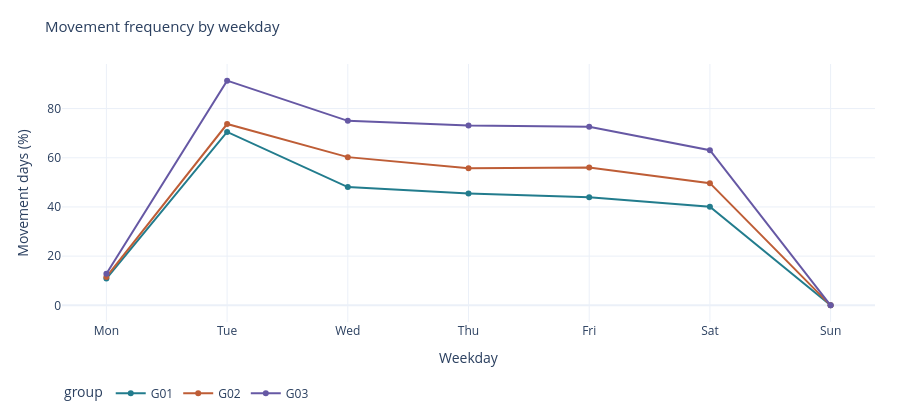

Notebook code cell kept with this figure:
### Markdown cell above
## 4 · Evidence on calendar timing

**Weekday activity.** For each account and weekday, we divide movement days by adjacent observed pairs and plot the median rate across accounts in each group. This shows when balances are more likely to move and motivates weekday predictors for daily changes. We examine signed-change autocorrelations separately to assess whether the previous week's balance path might repeat.

**Monthly inflow timing.** We identify the largest positive daily balance change in each complete month with a valid change on every day. Using 2020–2021, we estimate each account's preferred day by maximizing how often the peak falls within two calendar days of it. We fix that day and count matches in 2022. We report median account-level match rates and the number of accounts with at least six usable months in each period. This checks whether an account-specific calendar signal recurs. Because we fit these groups using history through 2022, we interpret the timing comparison descriptively. We rebuild groups at each forecast origin in Stage 3.

### Code cell
weekday = (
    calendar.group_by("account_id", "weekday")
    .agg((pl.col("movement_days").sum() / pl.col("eligible_pairs").sum()).alias("movement_rate"))
    .filter(pl.col("movement_rate").is_finite())
    .join(assignments.select("account_id", "group"), on="account_id")
    .group_by("group", "weekday")
    .agg((100 * pl.col("movement_rate").median()).alias("Movement days (%)"))
    .sort("group", "weekday")
    .with_columns(
        pl.col("weekday")
        .replace_strict(dict(enumerate(["Mon", "Tue", "Wed", "Thu", "Fri", "Sat", "Sun"], 1)))
        .alias("Weekday")
    )
)
fig = px.line(
    weekday.to_pandas(),
    x="Weekday",
    y="Movement days (%)",
    color="group",
    markers=True,
    color_discrete_map=COLORS,
    title="Movement frequency by weekday",
)
show(fig)

monthly_peaks = (
    balances.sort("account_id", "date")
    .with_columns(
        pl.col("balance").diff().over("account_id").alias("change"),
        pl.col("date").dt.month_start().alias("month"),
    )
    .group_by("account_id", "month")
    .agg(
        pl.col("change").count().alias("valid_days"),
        pl.col("change").max().alias("peak"),
        pl.col("date")
        .sort_by("change", descending=True, nulls_last=True)
        .first()
        .dt.day()
        .alias("day"),
    )
    .filter(
        (pl.col("valid_days") == pl.col("month").dt.month_end().dt.day())
        & (pl.col("peak") > parameters["tolerance"])
    )
    .sort("account_id", "month")
)

rows = []
for (account,), months in monthly_peaks.group_by("account_id", maintain_order=True):
    earlier = months.filter(pl.col("month") < HOLDOUT_START)["day"].to_numpy()
    later = months.filter(pl.col("month") >= HOLDOUT_START)["day"].to_numpy()
    if min(len(earlier), len(later)) < 6:
        continue
    days = np.arange(1, 32)
    fits = (np.abs(earlier[:, None] - days) <= 2).mean(axis=0)
    best = days[np.argmax(fits)]
    rows.append((account, float(fits.max()), float((np.abs(later - best) <= 2).mean())))
timing = pl.DataFrame(
    rows, schema={"account_id": pl.String, "early": pl.Float64, "later": pl.Float64}, orient="row"
).join(assignments.select("account_id", "group"), on="account_id")
timing_summary = timing.group_by("group").agg(
    pl.len().alias("Accounts tested"),
    (100 * pl.col("early").median()).round(1).alias("2020–2021 fit (%)"),
    (100 * pl.col("later").median()).round(1).alias("2022 match (%)"),
)
display(
    assignments.group_by("group")
    .len(name="Group accounts")
    .join(timing_summary, on="group", how="left")
    .sort("group")
)

### Figure 1 — Plotly figure (JSON) as saved in the notebook; plotly's stock layout.template omitted (floating-point values rounded to 4 significant figures)
{"data": [{"hovertemplate": "group=G01<br>Weekday=%{x}<br>Movement days (%)=%{y}<extra></extra>", "legendgroup": "G01", "line": {"color": "#227C8D", "dash": "solid"}, "marker": {"symbol": "circle"}, "mode": "lines+markers", "name": "G01", "orientation": "v", "showlegend": true, "type": "scatter", "x": ["Mon", "Tue", "Wed", "Thu", "Fri", "Sat", "Sun"], "xaxis": "x", "y": [10.9, 70.51, 48.08, 45.51, 43.95, 40.13, 0.0], "yaxis": "y"}, {"hovertemplate": "group=G02<br>Weekday=%{x}<br>Movement days (%)=%{y}<extra></extra>", "legendgroup": "G02", "line": {"color": "#BE5D36", "dash": "solid"}, "marker": {"symbol": "circle"}, "mode": "lines+markers", "name": "G02", "orientation": "v", "showlegend": true, "type": "scatter", "x": ["Mon", "Tue", "Wed", "Thu", "Fri", "Sat", "Sun"], "xaxis": "x", "y": [11.54, 73.72, 60.26, 55.77, 56.05, 49.68, 0.0], "yaxis": "y"}, {"hovertemplate": "group=G03<br>Weekday=%{x}<br>Movement days (%)=%{y}<extra></extra>", "legendgroup": "G03", "line": {"color": "#6658A4", "dash": "solid"}, "marker": {"symbol": "circle"}, "mode": "lines+markers", "name": "G03", "orientation": "v", "showlegend": true, "type": "scatter", "x": ["Mon", "Tue", "Wed", "Thu", "Fri", "Sat", "Sun"], "xaxis": "x", "y": [12.82, 91.35, 75.0, 73.08, 72.61, 63.06, 0.0], "yaxis": "y"}], "layout": {"autosize": true, "font": {"size": 12}, "height": 420, "legend": {"orientation": "h", "title": {"text": "group"}, "tracegroupgap": 0, "x": 0, "y": -0.22}, "margin": {"b": 66, "l": 62, "r": 25, "t": 64}, "title": {"font": {"size": 15}, "text": "Movement frequency by weekday"}, "xaxis": {"anchor": "y", "domain": [0.0, 1.0], "title": {"text": "Weekday"}}, "yaxis": {"anchor": "x", "domain": [0.0, 1.0], "title": {"text": "Movement days (%)"}}}}
